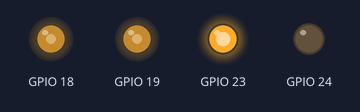
A program run on a simulated Raspberry Pi (BCM pin numbers). On the bench: output pins drawn as LEDs (lit = HIGH). The clock reads 2024-03-15 10:24:30 at power-on unless the program sets it.

Above: at 0.05 s.
At 30.45 s:
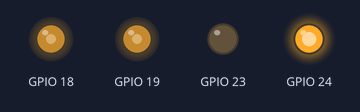
Timing chart, 0 to 35.1 s (numbered marks = the images above):
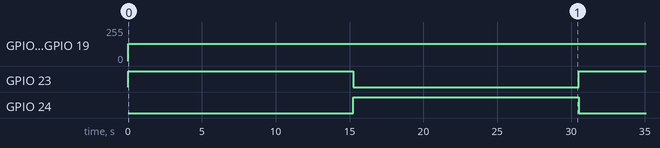

The program:

testturning.py
```python
# practice for turning by bec

import time
from drive import Drive
from Pcontrol import Controller

if __name__ == "__main__":
    d = 0.3
    while True:
        robot = Drive()

        try:
            robot.set_1D_direction(dirForward=False)
            robot.drive(distance=d, speed=0.1, leftwheel_multilpier=1, rightwheel_multiplier=1)
            robot.drive(distance=d, speed=0.1, leftwheel_multilpier=1.5, rightwheel_multiplier=1)
            robot.drive(distance=d, speed=0.1, leftwheel_multilpier=1, rightwheel_multiplier=1.5)
            robot.drive(distance=d, speed=0.1, leftwheel_multilpier=1, rightwheel_multiplier=1)

            robot.set_1D_direction(dirForward=True)
            robot.drive(distance=d, speed=0.1, leftwheel_multilpier=1, rightwheel_multiplier=1)
            robot.drive(distance=d, speed=0.1, leftwheel_multilpier=1, rightwheel_multiplier=1.5)
            robot.drive(distance=d, speed=0.1, leftwheel_multilpier=1.5, rightwheel_multiplier=1)
            robot.drive(distance=d, speed=0.1, leftwheel_multilpier=1, rightwheel_multiplier=1)
        except KeyboardInterrupt:
            # terminate gracefully
            robot.all_stop()
            GPIO.cleanup()
            sys.exit()


# if __name__ == "__main__":
#     while True:
#         robot = Drive()

#         try:
#             robot.tank_turn(direction=1, amount=0.1, speed=0.05)
#             robot.all_stop()
#             start_time = time.time()
#             while time.time() - start_time < 3:
#                 pass
#         except KeyboardInterrupt:
#             # terminate gracefully
#             robot.all_stop()
#             GPIO.cleanup()
#             sys.exit()
```

drive.py
```python
"""
This is a python class to control driving
"""
__author__ = "Matt van Wijk"
__date__ = "13/08/2024"

# start the pigpiod daemon
import os
os.system("sudo pigpiod")
import math
import pigpio
import sys
import time
import RPi.GPIO as GPIO
from Pcontrol import Controller
import logging
import logging.config

class Drive:
    """ Represents a robot drive object """
    def __init__(self, stepL=18, stepR=19, dirL=24, dirR=23):
        """ Initalise the Drive Object

        :param stepR: PWM pin connected to the right stepper motor driver step pin
        :param stepL: PWM pin connected to the left stepper motor driver step pin
        :param dirR: GPIO pin connected to the right stepper motor driver direction pin
        :param dirL: GPIO pin connected to the left stepper motor driver direction pin
        """
        self.stepL = stepL
        self.stepR = stepR
        self.dirL = dirL
        self.dirR = dirR
        self.wheel_diameter = 95e-3 * math.pi # measured wheel diameter 55mm
        self.traction_factor = 0.9
        self.steps_per_rev = 200
        self.stepping_mode = 1/8 # Assume 1/8 stepping
        self.pi = pigpio.pi()
        self.start_time = None
        self.logger = logging.getLogger(__name__)

        # This may raise warnings about GPIO being set already, ignore
        GPIO.setmode(GPIO.BCM)
        GPIO.setup(self.dirL, GPIO.OUT)
        GPIO.setup(self.dirR, GPIO.OUT)

    def set_1D_direction(self, dirForward=True):
        """ Set the drive direction as either forwards or backwards """
        if dirForward:
            GPIO.output(self.dirL, GPIO.HIGH)
            GPIO.output(self.dirR, GPIO.LOW)
            self.logger.info("Setting drive direction as forward")
        else:
            GPIO.output(self.dirL, GPIO.LOW)
            GPIO.output(self.dirR, GPIO.HIGH)
            self.logger.info("Setting drive direction as backwards")

    def drive(self, distance=0.2, speed=0.05, leftwheel_multilpier=1.0, rightwheel_multiplier=1.0):
        """ Function to start driving a specified distance in metres """
        req_revolutions = distance/(self.traction_factor * self.wheel_diameter)
        self.logger.debug(f'#Revolutions: {req_revolutions}')

        req_steps = req_revolutions * self.steps_per_rev * (1/self.stepping_mode)
        self.logger.debug(f'#Required steps: {req_steps}')

        req_revs_per_sec = speed/(self.traction_factor * self.wheel_diameter)
        self.logger.debug(f'Required revs per sec: {req_revs_per_sec}')

        req_steps_per_sec = req_revs_per_sec * self.steps_per_rev * (1/self.stepping_mode) # PWM freq
        self.logger.debug(f'PWM frequency: {int(req_steps_per_sec)}')

        # Steering
        left_steps_per_sec = req_steps_per_sec * leftwheel_multilpier
        right_steps_per_sec = req_steps_per_sec  * rightwheel_multiplier

        drive_time = req_steps/(req_steps_per_sec)

        # ramp up driving from stop
        self.logger.debug(f'quarter original speed for 0.2s')
        self.pi.hardware_PWM(self.stepR, int(req_steps_per_sec/4), 500000)
        self.pi.hardware_PWM(self.stepL, int(req_steps_per_sec/4), 500000)
        self.start_time = time.time()
        while time.time() - self.start_time < 0.2:
            pass

        # bit faster
        self.logger.debug(f'half original speed for 0.2s')
        self.pi.hardware_PWM(self.stepL, int(req_steps_per_sec/2), 500000)
        self.pi.hardware_PWM(self.stepR, int(req_steps_per_sec/2), 500000)
        self.start_time = time.time()
        while time.time() - self.start_time < 0.2:
            pass
        # Start driving at desired speed
        self.logger.info(f'Drive time at desired speed: {drive_time}s')
        self.start_time = time.time()
        self.pi.hardware_PWM(self.stepL, int(left_steps_per_sec), 500000)
        self.pi.hardware_PWM(self.stepR, int(right_steps_per_sec), 500000)
        while time.time() - self.start_time < drive_time:
            pass

        # Now drive slower for a bit
        self.logger.debug(f'Half original speed for 0.2s')
        self.pi.hardware_PWM(self.stepR, int(req_steps_per_sec/2), 500000)
        self.pi.hardware_PWM(self.stepL, int(req_steps_per_sec/2), 500000)
        self.start_time = time.time()
        while time.time() - self.start_time < 0.2:
            pass

        # even slower
        self.logger.debug(f'Quarter original speed for 0.2s')
        self.pi.hardware_PWM(self.stepL, int(req_steps_per_sec/4), 500000)
        self.pi.hardware_PWM(self.stepR, int(req_steps_per_sec/4), 500000)
        self.start_time = time.time()
        while time.time() - self.start_time < 0.2:
            pass

        # stop
        self.all_stop()

    def tank_turn(self, direction=1, amount=0.1, speed=0.05):
        req_revolutions = amount/(self.traction_factor * self.wheel_diameter)
        req_steps = req_revolutions * self.steps_per_rev * (1/self.stepping_mode)
        self.logger.debug(f'#Required steps: {req_steps}')

        req_revs_per_sec = speed/(self.traction_factor * self.wheel_diameter)
        self.logger.debug(f'Required revs per sec: {req_revs_per_sec}')

        req_steps_per_sec = req_revs_per_sec * self.steps_per_rev * (1/self.stepping_mode) # PWM freq
        self.logger.debug(f'PWM frequency: {int(req_steps_per_sec)}')

        drive_time = req_steps/(req_steps_per_sec)

        # turn right (clockwise)
        if direction == 1:
            GPIO.output(self.dirL, GPIO.HIGH)
            GPIO.output(self.dirR, GPIO.HIGH)

        else:
            GPIO.output(self.dirL, GPIO.LOW)
            GPIO.output(self.dirR, GPIO.LOW)
        # Steering
        left_steps_per_sec = req_steps_per_sec
        right_steps_per_sec = req_steps_per_sec
        self.start_time = time.time()
        self.pi.hardware_PWM(self.stepL, int(left_steps_per_sec), 500000)
        self.pi.hardware_PWM(self.stepR, int(right_steps_per_sec), 500000)
        while time.time() - self.start_time < drive_time:
            pass
        # stop
        self.all_stop()


    def all_stop(self):
        self.logger.debug(f'Stopping')
        self.pi.hardware_PWM(self.stepR, 0, 500000)
        self.pi.hardware_PWM(self.stepL, 0, 500000)


if __name__ == "__main__":
   logging.config.fileConfig('log.conf')
   logger = logging.getLogger(__name__)
   robot = Drive()
   while True:
        try:
            controller = Controller(0.0008,0,0)
            # provide to the PID function the error from the centreline. so "pixel_from_left" - centreline
            error = input("enter error:")
            out = controller.PID(int(error))
            lwheel, rwheel = controller.homing_multiplier(out)
            print('left wheel ', round(lwheel,2), ', right wheel ', round(rwheel,2))

            robot.set_1D_direction(dirForward=False)
            robot.drive(distance=0.4, speed=0.2, leftwheel_multilpier=lwheel, rightwheel_multiplier=rwheel)

            # while True:
            #     pass

        except:
            # terminate gracefully
            robot.all_stop()
            GPIO.cleanup()
            sys.exit()
```

Pcontrol.py
```python
import math
import time

class Controller:

    def __init__(self, kp, ki, kd):
        self.kp = kp
        self.ki = ki
        self.kd = kd

        self.integral = 0.0
        self.last_pixel = 0.0
        self.last_update = 0.0


    def PID(self, input_pixel):
        dt = time.time() - self.last_update

        p = input_pixel*self.kp

        self.integral += input_pixel*dt
        i = self.integral*self.ki

        derivative = (input_pixel - self.last_pixel)/dt
        d = derivative*self.kd
        self.last_pixel = input_pixel
        self.last_update = time.time()

        return p + i + d

    def homing_multiplier(self, inp):
        leftwheel_multilpier = math.tanh(inp)+1
        rightwheel_multiplier = math.tanh(-inp)+1

        return leftwheel_multilpier, rightwheel_multiplier


if __name__ == "__main__":
    controller = Controller(0.0002,0,0)
    # provide to the PID function the error from the centreline. so "pixel_from_left" - centreline
    error = input("enter error:")
    out = controller.PID(error)
    lwheel, rwheel = controller.homing_multiplier(out)
    print('left wheel ', round(lwheel,2), ', right wheel ', round(rwheel,2))
```

Measured:
- by itself, GPIO 18, GPIO 19: 0/255 → 128/255 at 0.02 s
- by itself, GPIO 23, GPIO 24: alternates HIGH for 15.2 s and LOW for 15.2 s
